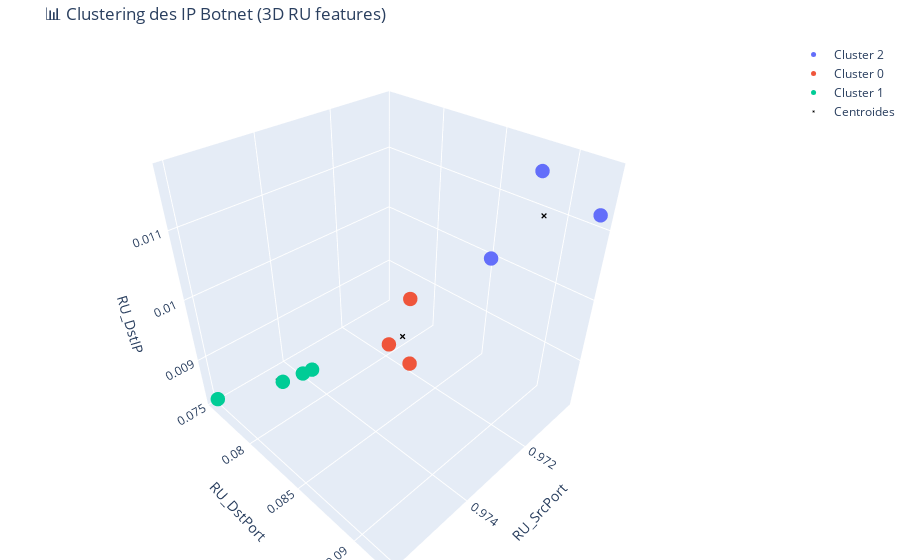

The cell this chart's notebook holds for it:
### Code cell
plot_botnet_clusters_3D_plotly(df_botnet_clustered, kmeans_model)

### Figure 1 — Plotly figure (JSON) as saved in the notebook; plotly's stock layout.template omitted (floating-point values rounded to 4 significant figures)
{"data": [{"marker": {"size": 5}, "mode": "markers", "name": "Cluster 2", "type": "scatter3d", "x": [0.9704, 0.9719, 0.9712], "y": [0.09219, 0.08831, 0.08951], "z": [0.0112, 0.01068, 0.01173]}, {"marker": {"size": 5}, "mode": "markers", "name": "Cluster 0", "type": "scatter3d", "x": [0.973, 0.9729, 0.9732], "y": [0.08504, 0.08485, 0.08389], "z": [0.01009, 0.008962, 0.0093]}, {"marker": {"size": 5}, "mode": "markers", "name": "Cluster 1", "type": "scatter3d", "x": [0.9746, 0.976, 0.975, 0.9744], "y": [0.07977, 0.07549, 0.07898, 0.08003], "z": [0.008767, 0.008279, 0.008659, 0.008795]}, {"marker": {"color": "black", "size": 2, "symbol": "x"}, "mode": "markers", "name": "Centroides", "type": "scatter3d", "x": [0.973, 0.975, 0.9711], "y": [0.0846, 0.07857, 0.09], "z": [0.009449, 0.008625, 0.0112]}], "layout": {"margin": {"b": 0, "l": 0, "r": 0, "t": 40}, "scene": {"xaxis": {"title": {"text": "RU_SrcPort"}}, "yaxis": {"title": {"text": "RU_DstPort"}}, "zaxis": {"title": {"text": "RU_DstIP"}}}, "title": {"text": "📊 Clustering des IP Botnet (3D RU features)"}}}
